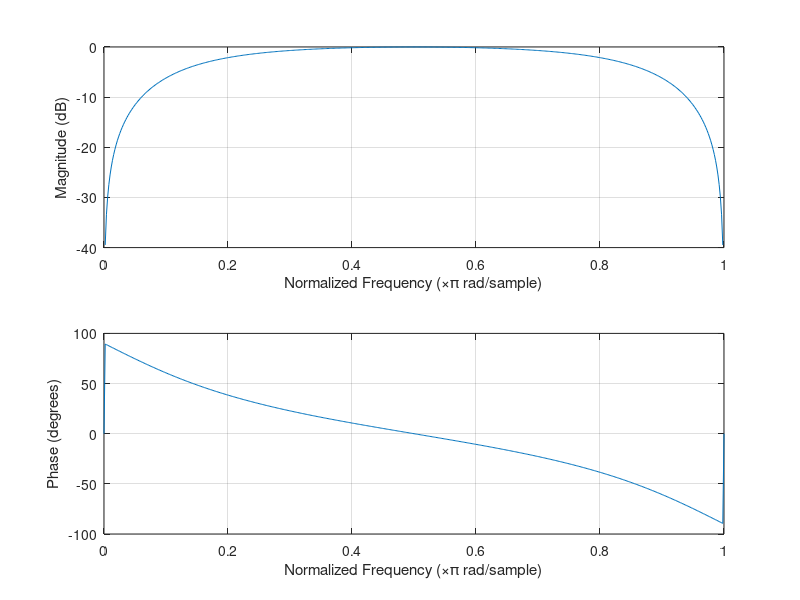

This figure's MATLAB source: (Note: this script raises an error after producing the figure.)
clc
num = [0.634 0 -0.634];
den = [1 0 -0.268];
freqz(num,den);
n = 0:10;
h = impz(num,den,n);
figure
stem(n,h);
grid on;
xlabel('Time Index, n');
ylabel('h[n]');
title('Impulse Response');